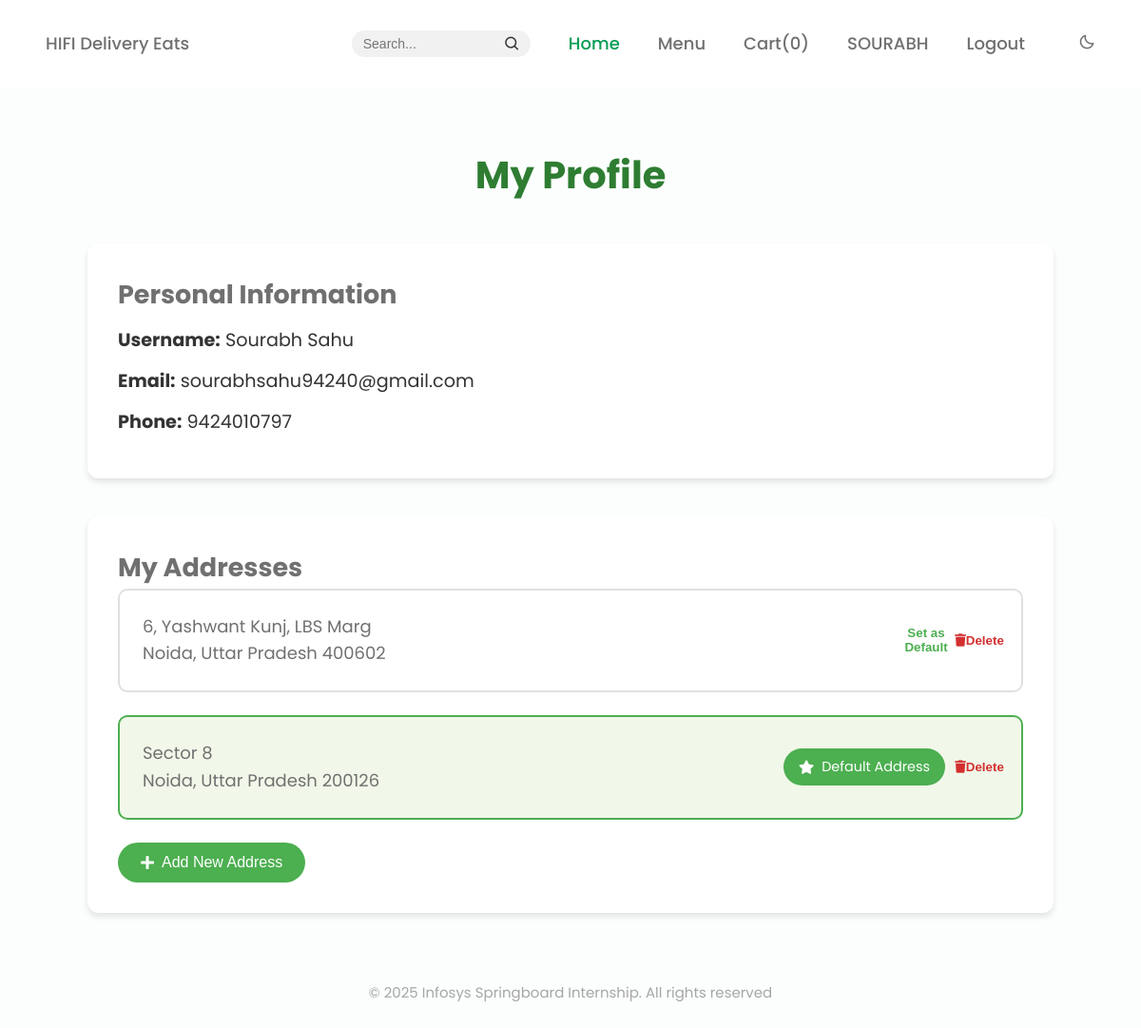
The app's page /user/profile (signed in), older data.
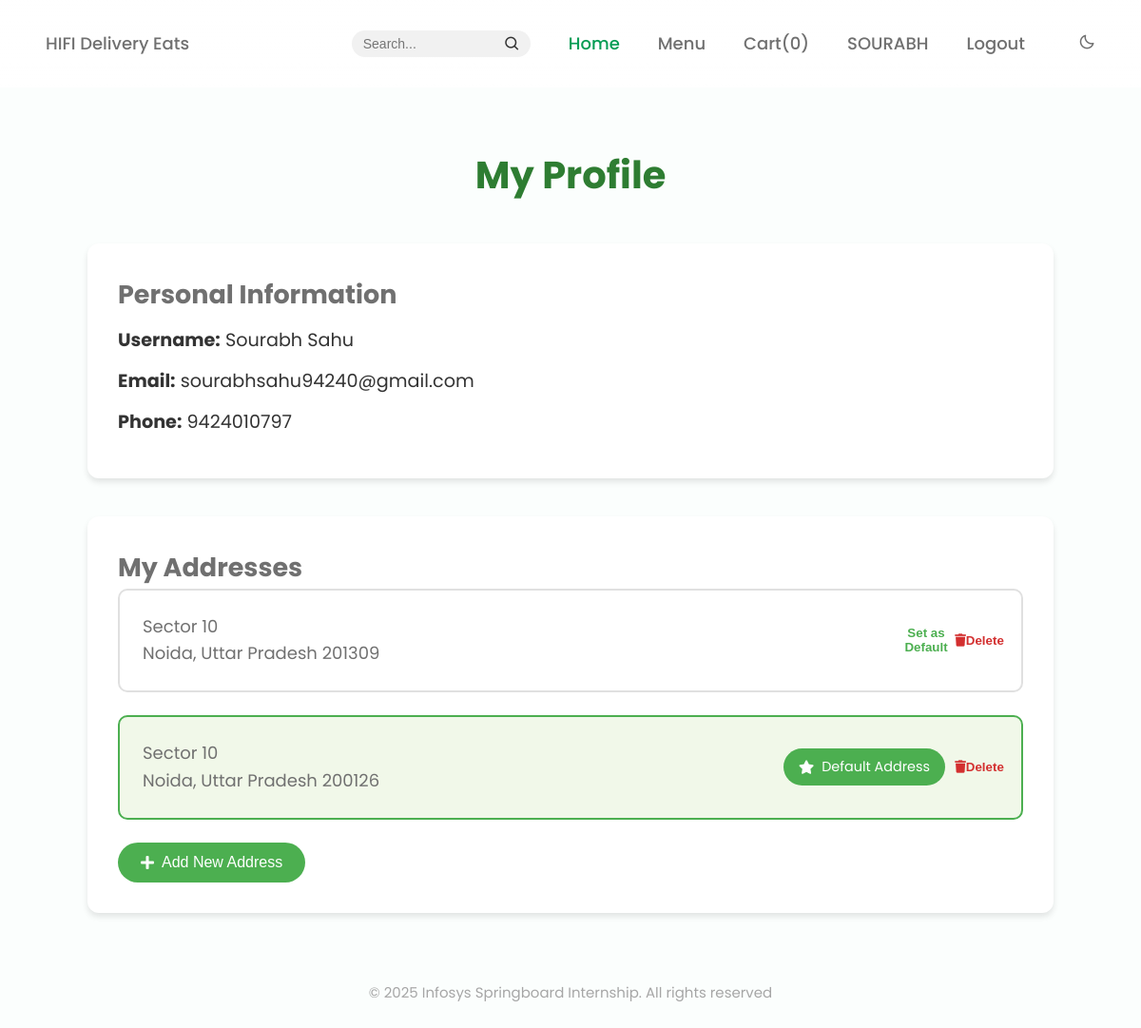
The same page, newer data.
### models.py (models this page shows, shortened)
class BaseModel(db.Model):
    __abstract__ = True
    PREFIX = None  # each child model must set this

class Address(BaseModel):
    __tablename__ = 'address'
    PREFIX = 'ADD'
    address_id = db.Column(db.String(10), primary_key=True)
    customer_id = db.Column(db.String(10), db.ForeignKey('customer.customer_id'), nullable=False)
    address_line = db.Column(db.String(255), nullable=False)
    city = db.Column(db.String(50), nullable=False)
    state = db.Column(db.String(50), nullable=False)
    zip_code = db.Column(db.String(20), nullable=False)
    is_preferred = db.Column(db.Boolean, default=False)
    customer = db.relationship("Customer", back_populates="addresses")

### routes/customer_routes.py (the view)
    @app.route('/user/profile')
    @login_required
    def customer():
        cart_count = get_the_cart_count()
        return render_template('user/profile.html', user=current_user,cart_count=cart_count)

### templates/user/profile.html (shortened to what this page needs)
{% extends "index.html" %} {% block title %}My Profile{% endblock %} {% block
css %} {{ super() }}
<link
  rel="stylesheet"
  href="{{ url_for('static', filename='css/user/profile.css') }}"
/>
<link
  rel="stylesheet"
  href="https://cdnjs.cloudflare.com/ajax/libs/font-awesome/5.15.4/css/all.min.css"
/>
{% endblock css %} {% block content %}
<div class="profile-container">
  <div class="profile-header">
    <h1>My Profile</h1>
  </div>
  <div class="profile-section user-details">
    <h2>Personal Information</h2>
    <div class="user-info">
      <p><strong>Username:</strong> {{ current_user.username }}</p>
      <p><strong>Email:</strong> {{ current_user.email }}</p>
      <p><strong>Phone:</strong> {{ current_user.phone }}</p>
    </div>
  </div>
  <div class="profile-section addresses">
    <h2>My Addresses</h2>
    <div class="addresses-list">
      {% for address in current_user.addresses %}
      <div
        class="address-card {% if address.is_preferred %}preferred{% endif %}"
      >
        <div class="address-content">
          <p>{{ address.address_line }}</p>
          <p>{{ address.city }}, {{ address.state }} {{ address.zip_code }}</p>
        </div>
        <div class="address-actions">
          {% if address.is_preferred %}
          <span class="preferred-badge"
            ><i class="fas fa-star"></i> Default Address</span
          >
          {% else %}
          <button
            class="btn-make-preferred"
            data-address-id="{{ address.address_id }}"
          >
             Set as Default
          </button>
          {% endif %}
          <button
            class="btn-delete-address"
            data-address-id="{{ address.address_id }}"
          >
            <i class="fas fa-trash"></i> Delete
          </button>
        </div>
      </div>
      {% endfor %}
    </div>
    <button id="btn-add-address" class="btn-primary">
      <i class="fas fa-plus"></i> Add New Address
    </button>
  </div>
</div>
{% endblock %}

Row changes from the older to the newer data that the page shows:
changed Address (number 1 of 2 on the later page): address_line "​6, Yashwant Kunj, LBS Marg" → "Sector 10"; zip_code "400602" → "201309"
changed Address (number 2 of 2 on the later page): address_line "Sector 8" → "Sector 10"
